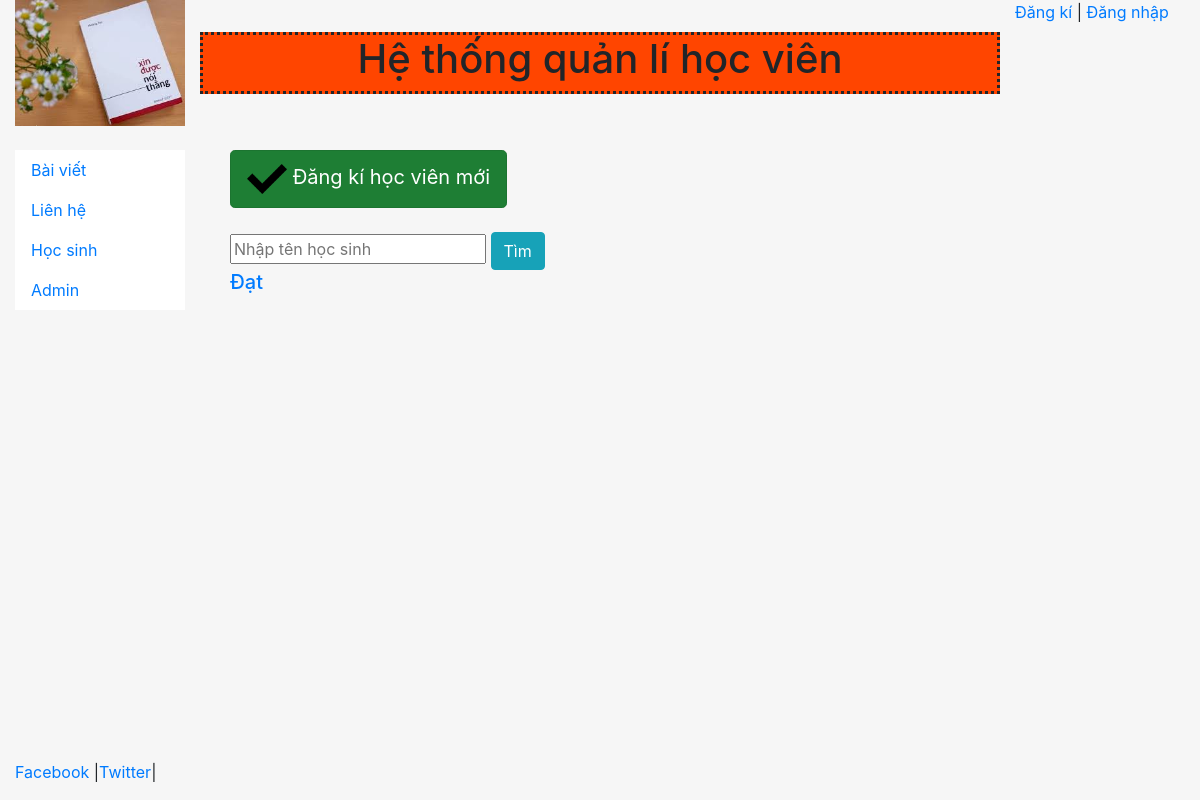
The page /student/ on the database as committed earlier.
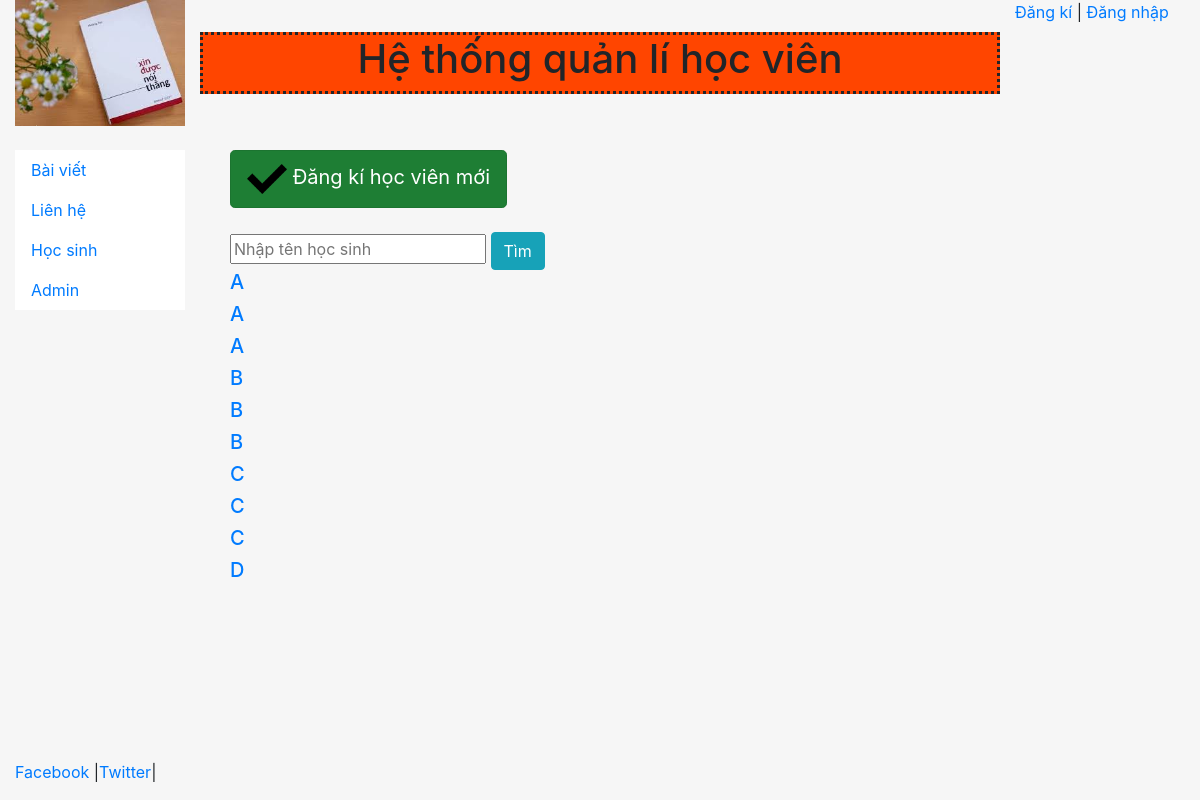
The same page on the database as committed later.
### student/models.py (models this page shows, shortened)
class Student(models.Model):
    objects = models.Manager()
    name = models.CharField(max_length=100,verbose_name="Tên học sinh") #1
    birtdate = models.DateField(blank=True,null=True,verbose_name="Ngày sinh")  #2   # '2019-09-08' or (2018 , M, D) chua thu
    address = models.TextField(max_length=200,null=True,blank=True,verbose_name="Địa chỉ")  #3
    phone_number_1 = models.CharField(max_length=12,verbose_name="Số điện thoại")  #4
    phone_number_2 = models.CharField(default='',max_length=12,null=True,blank=True,verbose_name="Số điện thoại 2")
    email = models.EmailField(verbose_name="email",blank=True)
    identity_number = models.CharField(max_length=10,default='',null=True,blank=True, verbose_name="CMND / CMT")
    learning_area = models.ForeignKey(Area,on_delete=models.DO_NOTHING,related_name='learning_area')
    is_learning = models.BooleanField(default=True, verbose_name="Đang học ?")  #True = đang học, False=Khác
    joined_date = models.DateField(auto_now_add=True,verbose_name="Ngày vào học")
    note = models.TextField(max_length=200,null=True,blank=True,verbose_name="Chú thích")
    class Meta:
        ordering =["name"]
        verbose_name_plural = "Học sinh"

### student/views.py (the view)
# urls.py: path('',views.StudentListView.as_view(), name='liststudent'),
class StudentListView(ListView):
    queryset = Student.objects.all()
    template_name = 'student/student.html'
    context_object_name = 'Students' # đặt tên truyền vào Temp
    paginate_by = 10  #phân trang

### student/templates/student/student.html (shortened to what this page needs)
{% extends "pages/base.html" %}
{% block content %}
    {% load staticfiles %}
    <a href="{% url 'create' %}" class="btn btn-success btn-lg active" role="button" aria-pressed="true"><img src="{% static 'images/right.png' %}" style="max-height:40px"/> Đăng kí học viên mới</a>
    <br>
    <br>
    <DIV>
        <input type="text" placeholder="Nhập tên học sinh">
        <input type="button"class="btn btn-info" value="Tìm">
    </DIV>
{% for student in Students %}
    <h5><a href="/student/{{student.id}}">{{student.name}}</a></h5>
{% endfor %}
<br/>
{% endblock content %}

Rows that differ between the two databases and show on the page:
removed Student: name "Đạt"
added Student: name "A"
added Student: name "A"
added Student: name "A"
added Student: name "B"
added Student: name "B"
added Student: name "B"
added Student: name "C"
added Student: name "C"
added Student: name "C"
added Student: name "D"
